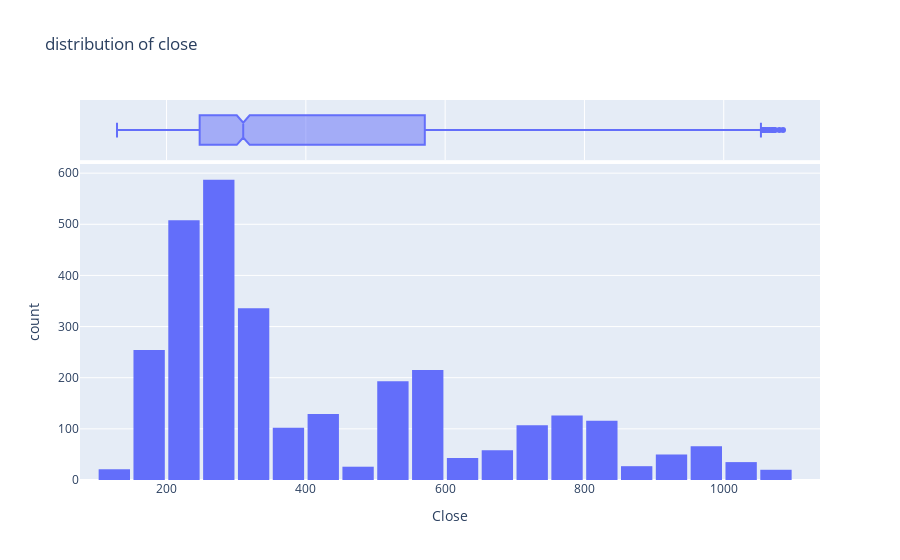

Notebook code for this chart:
### Code cell
fig = px.histogram(google,
                   x = 'Close',
                   marginal= 'box',
                   nbins=47,
                   title='distribution of close')

fig.update_layout(bargap=0.1)
fig.show()

### Figure 1 — Plotly figure (JSON) as saved in the notebook; plotly's stock layout.template omitted (floating-point values rounded to 4 significant figures; data arrays with more than 128 entries replaced by an {"elided": "..."} marker saying what was removed)
{"data": [{"alignmentgroup": "True", "bingroup": "x", "hovertemplate": "Close=%{x}<br>count=%{y}<extra></extra>", "legendgroup": "", "marker": {"color": "#636efa", "pattern": {"shape": ""}}, "name": "", "nbinsx": 47, "offsetgroup": "", "orientation": "v", "showlegend": false, "type": "histogram", "x": {"elided": "3019 float values"}, "xaxis": "x", "yaxis": "y"}, {"alignmentgroup": "True", "hovertemplate": "Close=%{x}<extra></extra>", "legendgroup": "", "marker": {"color": "#636efa"}, "name": "", "notched": true, "offsetgroup": "", "showlegend": false, "type": "box", "x": {"elided": "3019 float values"}, "xaxis": "x2", "yaxis": "y2"}], "layout": {"bargap": 0.1, "barmode": "relative", "legend": {"tracegroupgap": 0}, "title": {"text": "distribution of close"}, "xaxis": {"anchor": "y", "domain": [0, 1], "title": {"text": "Close"}}, "xaxis2": {"anchor": "y2", "domain": [0, 1], "matches": "x", "showgrid": true, "showticklabels": false}, "yaxis": {"anchor": "x", "domain": [0, 0.8316], "title": {"text": "count"}}, "yaxis2": {"anchor": "x2", "domain": [0.8416, 1], "matches": "y2", "showgrid": false, "showline": false, "showticklabels": false, "ticks": ""}}}
